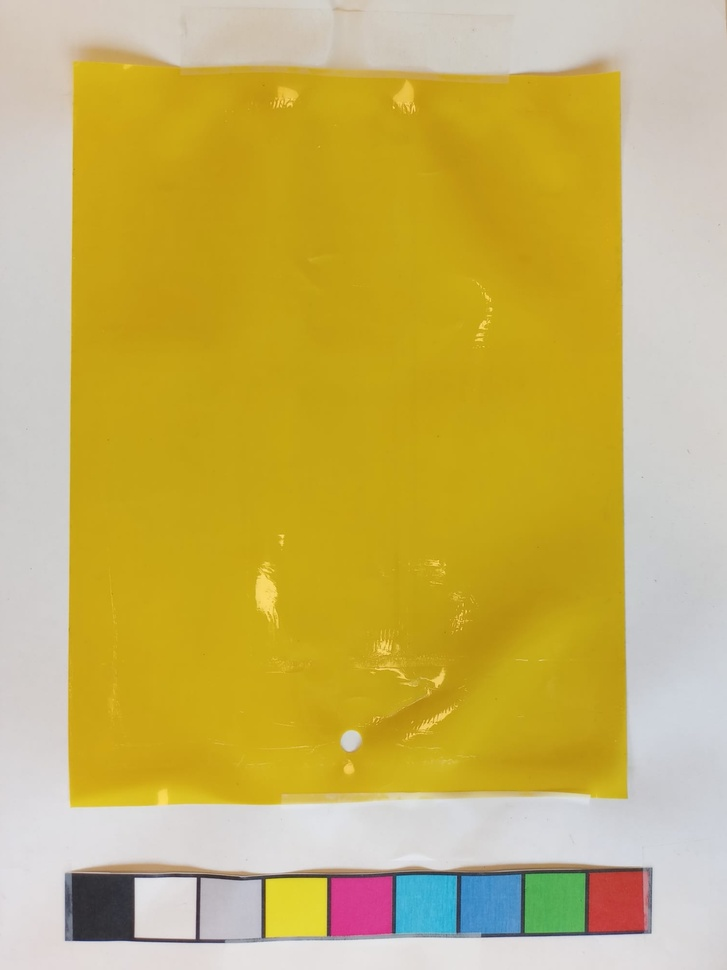
#> input picture photos/reference-clean/reference-picture-1.jpeg, 727 x 970 px, shrunk from 1500 x 2000 before the run; its folder holds only this picture in this run
$ python trap-proportion-colour-grid.py
#> lines starting #> are read from the running program, lines starting #| are printed output that depends on the picture; after the words box and inside, x2 and y2 are one past the last pixel; in counts of white or black regions, pixels touching at a corner belong together; long printed decimals are rounded

import cv2
import os
import numpy as np
import pandas as pd
import matplotlib.pyplot as plt
from pathlib import Path

def load_image(path):
    return cv2.imread(str(path))

def show_image(image, title=None):
    image_rgb = cv2.cvtColor(image, cv2.COLOR_BGR2RGB)
    plt.imshow(image_rgb)
    if title:
        plt.title(title)
    plt.axis('off')
    plt.show()

def calibrate_yellow_range_from_references(reference_folder):
#> called with reference_folder = './photos/reference-clean/'
    hue_values = []

    for ref_path in Path(reference_folder).glob("*.*"):
        image = load_image(ref_path)
#> in load_image, returned value is the input picture: shape (970, 727, 3); mean B, G, R 95.1, 177.9, 199.3
        hsv = cv2.cvtColor(image, cv2.COLOR_BGR2HSV)
#> hsv: shape (970, 727, 3); mean H, S, V 36.9, 140.8, 201.7

        default_lower = np.array([20, 100, 100])
        default_upper = np.array([35, 255, 255])
        mask = cv2.inRange(hsv, default_lower, default_upper)
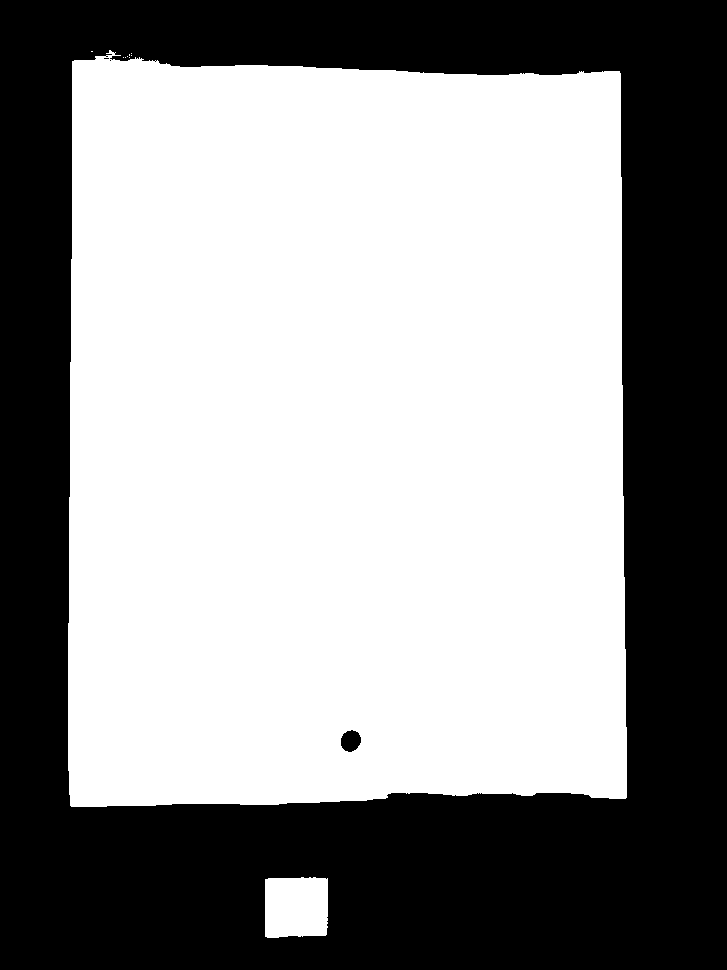
#> mask: shape (970, 727); 57.9% white; 4 black regions (2 under 20 px), largest, box (x1, y1, x2, y2) and area: (0, 0, 727, 970) 296564, (341, 730, 361, 752) 335

        yellow_pixels = hsv[mask > 0]
        hue_values.extend(yellow_pixels[:, 0])

    if not hue_values:
        raise ValueError("No yellow pixels found in reference images.")

    h_min = max(min(hue_values) - 2, 0)
#> h_min = 18
    h_max = min(max(hue_values) + 2, 179)
#> h_max = 31
    print(f"✅ Calibrated hue range from references: {h_min:.1f} to {h_max:.1f}")
#| ✅ Calibrated hue range from references: 18.0 to 31.0
    return np.array([h_min, 100, 100]), np.array([h_max, 255, 255])

def crop_to_yellow_area(image, yellow_mask):
    kernel = np.ones((20, 20), np.uint8)
    filled_mask = cv2.morphologyEx(yellow_mask, cv2.MORPH_CLOSE, kernel)

    contours, _ = cv2.findContours(filled_mask, cv2.RETR_EXTERNAL, cv2.CHAIN_APPROX_SIMPLE)
    if not contours:
        raise ValueError("No yellow region found in image.")
    main_contour = max(contours, key=cv2.contourArea)

    epsilon = 0.01 * cv2.arcLength(main_contour, True)
    approx = cv2.approxPolyDP(main_contour, epsilon, True)

    shape_mask = np.zeros_like(yellow_mask)
    cv2.drawContours(shape_mask, [approx], -1, 255, thickness=cv2.FILLED)

    masked_yellow = cv2.bitwise_and(image, image, mask=shape_mask)

    x, y, w, h = cv2.boundingRect(approx)
    margin_w = int(w * 0.05)
    margin_h = int(h * 0.05)
    cx = x + margin_w
    cy = y + margin_h
    cw = w - 2 * margin_w
    ch = h - 2 * margin_h

    cropped_image = masked_yellow[cy:cy+ch, cx:cx+cw]
    cropped_mask = shape_mask[cy:cy+ch, cx:cx+cw]

    return cropped_image, cropped_mask

def calculate_non_yellow_proportion(cropped_image, yellow_mask):
    total_pixels = yellow_mask.size
    yellow_pixels = cv2.countNonZero(yellow_mask)
    non_yellow_pixels = total_pixels - yellow_pixels
    return non_yellow_pixels / total_pixels

def highlight_non_yellow_regions(cropped_image, lower_yellow, upper_yellow):
    cropped_hsv = cv2.cvtColor(cropped_image, cv2.COLOR_BGR2HSV)
    local_yellow_mask = cv2.inRange(cropped_hsv, lower_yellow, upper_yellow)

    non_yellow_mask = cv2.bitwise_not(local_yellow_mask)

    # Optional: Smooth to remove noise — IMPORTANT this must be applied before highlight & return
    kernel = np.ones((3, 3), np.uint8)
    non_yellow_mask = cv2.morphologyEx(non_yellow_mask, cv2.MORPH_OPEN, kernel)

    # Create green highlight
    highlight_color = np.zeros_like(cropped_image)
    highlight_color[:, :, 1] = 255  # green

    # Apply green to non-yellow areas
    highlighted = np.where(non_yellow_mask[:, :, None] == 255, highlight_color, cropped_image)
    show_image(highlighted, "Highlighted Non-Yellow Content")

    return non_yellow_mask

def process_image(path, lower_yellow, upper_yellow):
    image = load_image(path)
    hsv = cv2.cvtColor(image, cv2.COLOR_BGR2HSV)

    yellow_mask = cv2.inRange(hsv, lower_yellow, upper_yellow)
    cropped_image, cropped_mask = crop_to_yellow_area(image, yellow_mask)
    non_yellow_ratio = calculate_non_yellow_proportion(cropped_image, cropped_mask)

    non_yellow_mask = highlight_non_yellow_regions(cropped_image, lower_yellow, upper_yellow)

    # Match what was highlighted
    non_yellow_ratio = np.count_nonzero(non_yellow_mask) / non_yellow_mask.size
    print(f"Proportion of cropped yellow region covered by non-yellow content: {non_yellow_ratio:.2%}")

    return non_yellow_ratio


# Run the pipeline

# don't touch
reference_dir = "./photos/reference-clean/"
lower_yellow, upper_yellow = calibrate_yellow_range_from_references(reference_dir)
#> lower_yellow = [18, 100, 100]; upper_yellow = [31, 255, 255]

# examples of how the code runs

# test 1
target_image = "./photos/test-batch/image3-colour-scale.jpeg"
process_image(target_image, lower_yellow, upper_yellow)
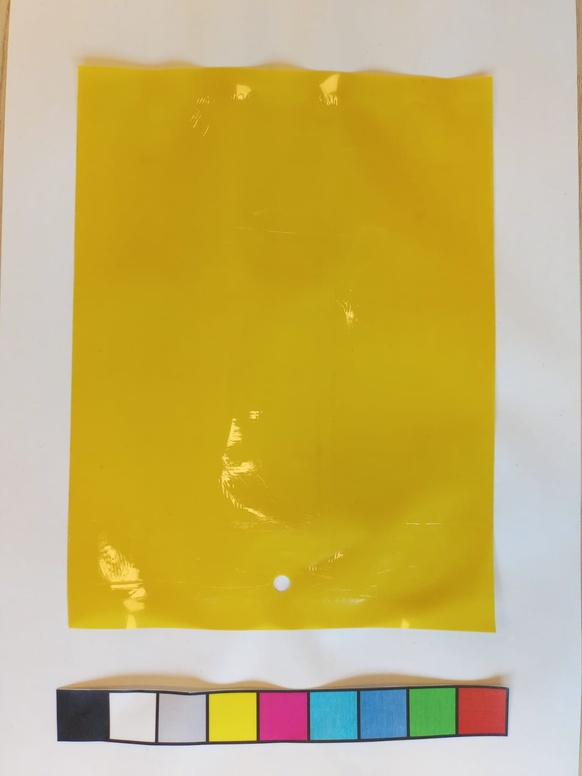
#> input picture photos/test-batch/image3-colour-scale.jpeg, 582 x 776 px, shrunk from 1200 x 1600 before the run, found by its file name
#> in load_image, returned value is the input picture: shape (776, 582, 3); mean B, G, R 102.6, 178.2, 198.5
#> in process_image, `hsv = cv2.cvtColor(image, cv2.COLOR_BGR2HSV)`: hsv: shape (776, 582, 3); mean H, S, V 39.4, 132.5, 201.6
#> in process_image, `yellow_mask = cv2.inRange(hsv, lower_yellow, upper_yellow)`: yellow_mask: shape (776, 582); 53.2% white; 4 black regions (2 under 20 px), largest, box (x1, y1, x2, y2) and area: (0, 0, 582, 776) 211062, (273, 576, 290, 591) 198
#> in crop_to_yellow_area, `filled_mask = cv2.morphologyEx(yellow_mask, cv2.MORPH_CLOSE, kernel)`: filled_mask: shape (776, 582); 53.5% white; 1 black region
#> in crop_to_yellow_area, `contours, _ = cv2.findContours(filled_mask, cv2.RETR_EXTERNAL, cv2.CHA..`: contours = 11 contours, 5 with area under 20; largest, box (x1, y1, x2, y2) and area: (68, 58, 497, 633) 235996, (81, 678, 273, 743) 3234, (0, 0, 9, 125) 508, (396, 677, 481, 686) 292, (332, 679, 361, 688) 86, (0, 177, 3, 193) 28
#> in crop_to_yellow_area, `main_contour = max(contours, key=cv2.contourArea)`: main_contour = contour of 157 points, box (x1, y1, x2, y2) (68, 58, 497, 633), area 235996
#> in crop_to_yellow_area, `epsilon = 0.01 * cv2.arcLength(main_contour, True)`: epsilon = 19.92
#> in crop_to_yellow_area, `approx = cv2.approxPolyDP(main_contour, epsilon, True)`: approx = [[86, 59], [69, 627], [496, 632], [492, 77]]
#> in crop_to_yellow_area, `cv2.drawContours(shape_mask, [approx], -1, 255, thickness=cv2.FILLED)`: shape_mask: shape (776, 582); 52% white; 1 black region, box (x1, y1, x2, y2) and area: (0, 0, 582, 776) 216713
#> in crop_to_yellow_area, `x, y, w, h = cv2.boundingRect(approx)`: x = 69; y = 59; w = 428; h = 574
#> in crop_to_yellow_area, `margin_w = int(w * 0.05)`: margin_w = 21
#> in crop_to_yellow_area, `margin_h = int(h * 0.05)`: margin_h = 28
#> in crop_to_yellow_area, `cx = x + margin_w`: cx = 90
#> in crop_to_yellow_area, `cy = y + margin_h`: cy = 87
#> in crop_to_yellow_area, `cw = w - 2 * margin_w`: cw = 386
#> in crop_to_yellow_area, `ch = h - 2 * margin_h`: ch = 518
#> in crop_to_yellow_area, `cropped_mask = shape_mask[cy:cy+ch, cx:cx+cw]`: cropped_mask: shape (518, 386); every value is 255
#> in calculate_non_yellow_proportion, `yellow_pixels = cv2.countNonZero(yellow_mask)`: yellow_pixels = 199948
#> in calculate_non_yellow_proportion, `non_yellow_pixels = total_pixels - yellow_pixels`: non_yellow_pixels = 0
#> in highlight_non_yellow_regions, `cropped_hsv = cv2.cvtColor(cropped_image, cv2.COLOR_BGR2HSV)`: cropped_hsv: shape (518, 386, 3); mean H, S, V 24.1, 227.7, 196.1
#> in highlight_non_yellow_regions, `local_yellow_mask = cv2.inRange(cropped_hsv, lower_yellow, upper_yellow)`: local_yellow_mask: shape (518, 386); 99.9% white; 1 black region, box (x1, y1, x2, y2) and area: (183, 489, 200, 504) 198
#> in highlight_non_yellow_regions, `non_yellow_mask = cv2.morphologyEx(non_yellow_mask, cv2.MORPH_OPEN, ke..`: non_yellow_mask: shape (518, 386); 0.1% white; 1 white region, box (x1, y1, x2, y2) and area: (184, 489, 200, 504) 196
#> in process_image, `non_yellow_ratio = np.count_nonzero(non_yellow_mask) / non_yellow_mask..`: non_yellow_ratio = 0.00098
#| Proportion of cropped yellow region covered by non-yellow content: 0.10%

# test 2
target_image = "./photos/test-batch/image4-colour-scale.jpeg"
process_image(target_image, lower_yellow, upper_yellow)
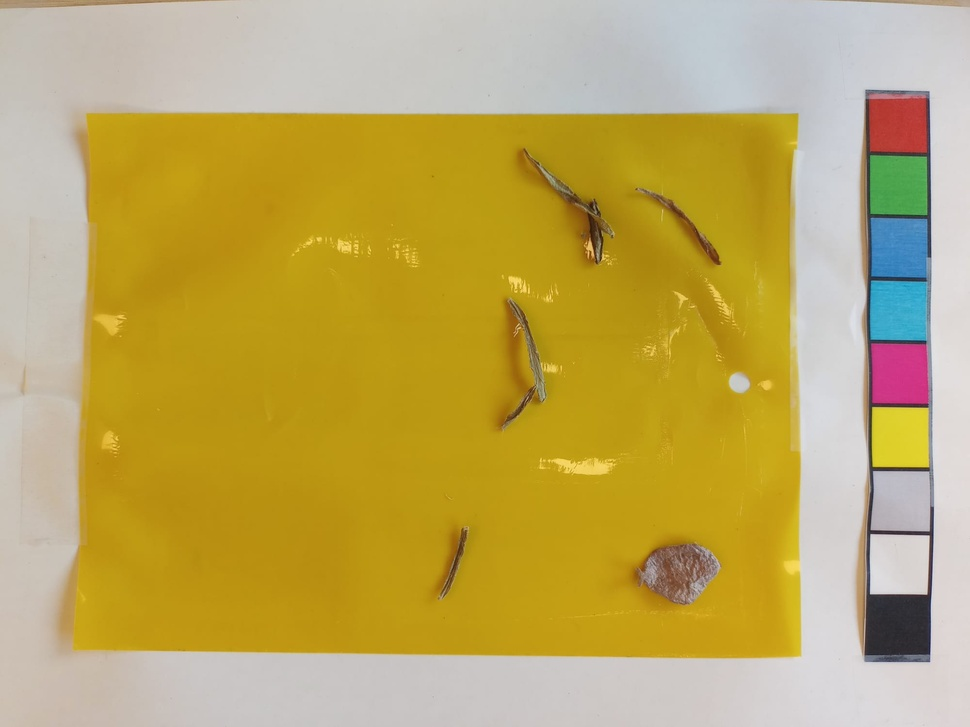
#> input picture photos/test-batch/image4-colour-scale.jpeg, 970 x 727 px, shrunk from 2000 x 1500 before the run, found by its file name
#> in load_image, returned value is the input picture: shape (727, 970, 3); mean B, G, R 95.7, 168.8, 190.2
#> in process_image (call 2), `hsv = cv2.cvtColor(image, cv2.COLOR_BGR2HSV)`: hsv: shape (727, 970, 3); mean H, S, V 35.6, 135.5, 192.7
#> in process_image (call 2), `yellow_mask = cv2.inRange(hsv, lower_yellow, upper_yellow)`: yellow_mask: shape (727, 970); 54.7% white; 33 black regions (23 under 20 px), largest, box (x1, y1, x2, y2) and area: (0, 0, 970, 727) 313381, (635, 544, 721, 605) 3534, (535, 161, 604, 264) 1065
#> in crop_to_yellow_area (call 2), `filled_mask = cv2.morphologyEx(yellow_mask, cv2.MORPH_CLOSE, kernel)`: filled_mask: shape (727, 970); 55.1% white; 2 black regions
#> in crop_to_yellow_area (call 2), `contours, _ = cv2.findContours(filled_mask, cv2.RETR_EXTERNAL, cv2.CHA..`: contours = 10 contours, 5 with area under 20; largest, box (x1, y1, x2, y2) and area: (60, 114, 802, 659) 387029, (873, 408, 931, 469) 3341, (66, 0, 101, 6) 81, (862, 169, 867, 217) 74, (860, 560, 864, 599) 46
#> in crop_to_yellow_area (call 2), `main_contour = max(contours, key=cv2.contourArea)`: main_contour = contour of 179 points, box (x1, y1, x2, y2) (60, 114, 802, 659), area 387029
#> in crop_to_yellow_area (call 2), `epsilon = 0.01 * cv2.arcLength(main_contour, True)`: epsilon = 25.66
#> in crop_to_yellow_area (call 2), `approx = cv2.approxPolyDP(main_contour, epsilon, True)`: approx = [[86, 116], [75, 652], [801, 656], [798, 115]]
#> in crop_to_yellow_area (call 2), `cv2.drawContours(shape_mask, [approx], -1, 255, thickness=cv2.FILLED)`: shape_mask: shape (727, 970); 55.1% white; 1 black region, box (x1, y1, x2, y2) and area: (0, 0, 970, 727) 316744
#> in crop_to_yellow_area (call 2), `x, y, w, h = cv2.boundingRect(approx)`: x = 75; y = 115; w = 727; h = 542
#> in crop_to_yellow_area (call 2), `margin_w = int(w * 0.05)`: margin_w = 36
#> in crop_to_yellow_area (call 2), `margin_h = int(h * 0.05)`: margin_h = 27
#> in crop_to_yellow_area (call 2), `cx = x + margin_w`: cx = 111
#> in crop_to_yellow_area (call 2), `cy = y + margin_h`: cy = 142
#> in crop_to_yellow_area (call 2), `cw = w - 2 * margin_w`: cw = 655
#> in crop_to_yellow_area (call 2), `ch = h - 2 * margin_h`: ch = 488
#> in crop_to_yellow_area (call 2), `cropped_image = masked_yellow[cy:cy+ch, cx:cx+cw]`:
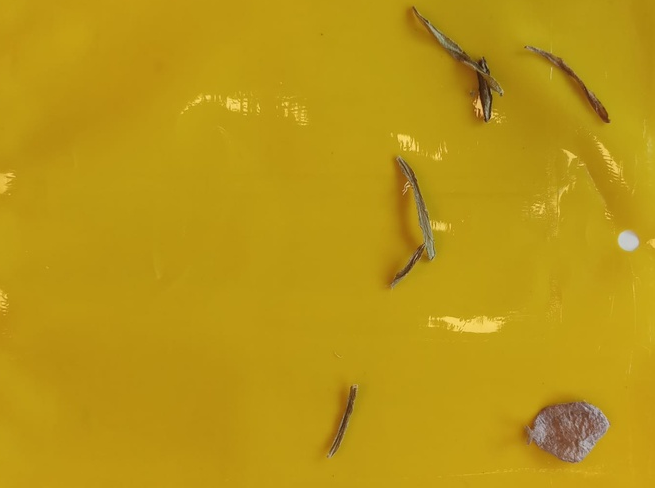
#> cropped_image: shape (488, 655, 3); mean B, G, R 20.5, 150.1, 185.8
#> in crop_to_yellow_area (call 2), `cropped_mask = shape_mask[cy:cy+ch, cx:cx+cw]`: cropped_mask: shape (488, 655); every value is 255
#> in highlight_non_yellow_regions (call 2), `cropped_hsv = cv2.cvtColor(cropped_image, cv2.COLOR_BGR2HSV)`: cropped_hsv: shape (488, 655, 3); mean H, S, V 23.4, 226.3, 185.8
#> in highlight_non_yellow_regions (call 2), `local_yellow_mask = cv2.inRange(cropped_hsv, lower_yellow, upper_yellow)`: local_yellow_mask: shape (488, 655); 98% white; 30 black regions (21 under 20 px), largest, box (x1, y1, x2, y2) and area: (524, 402, 610, 463) 3534, (424, 19, 493, 122) 1065, (540, 52, 609, 122) 557
#> in highlight_non_yellow_regions (call 2), `non_yellow_mask = cv2.morphologyEx(non_yellow_mask, cv2.MORPH_OPEN, ke..`:
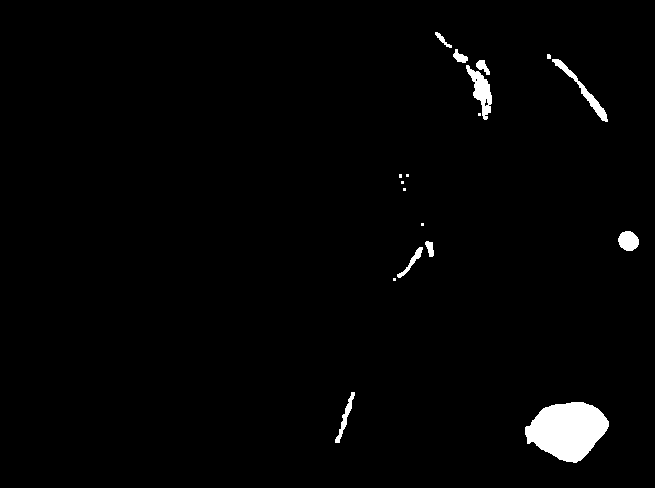
#> non_yellow_mask: shape (488, 655); 1.8% white; 18 white regions (8 under 20 px), largest, box (x1, y1, x2, y2) and area: (525, 402, 609, 463) 3529, (466, 65, 492, 120) 607, (552, 59, 608, 122) 499
#| Proportion of cropped yellow region covered by non-yellow content: 1.83%

 # test 3
target_image = "./photos/test-batch/image5-colour-scale.jpeg"
process_image(target_image, lower_yellow, upper_yellow)
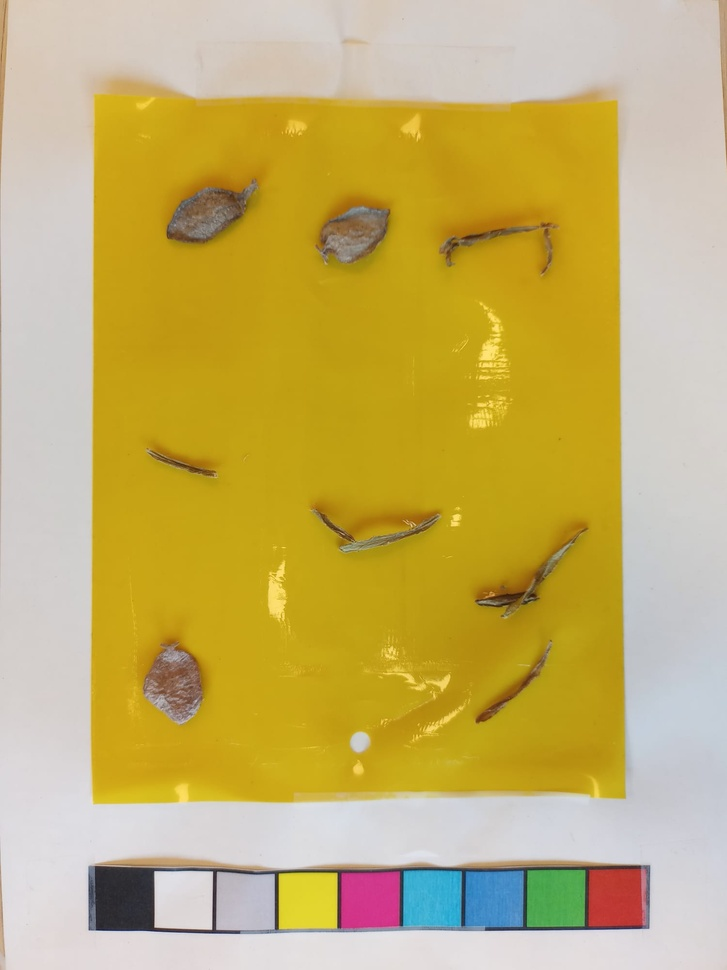
#> input picture photos/test-batch/image5-colour-scale.jpeg, 727 x 970 px, shrunk from 1500 x 2000 before the run, found by its file name
#> in load_image, returned value is the input picture: shape (970, 727, 3); mean B, G, R 104.6, 176.2, 196.9
#> in process_image (call 3), `hsv = cv2.cvtColor(image, cv2.COLOR_BGR2HSV)`: hsv: shape (970, 727, 3); mean H, S, V 40, 128.8, 199.5
#> in process_image (call 3), `yellow_mask = cv2.inRange(hsv, lower_yellow, upper_yellow)`: yellow_mask: shape (970, 727); 51.5% white; 47 black regions (31 under 20 px), largest, box (x1, y1, x2, y2) and area: (0, 0, 727, 970) 330187, (143, 641, 202, 724) 3320, (167, 179, 257, 242) 3053
#> in crop_to_yellow_area (call 3), `filled_mask = cv2.morphologyEx(yellow_mask, cv2.MORPH_CLOSE, kernel)`: filled_mask: shape (970, 727); 52.1% white; 4 black regions
#> in crop_to_yellow_area (call 3), `contours, _ = cv2.findContours(filled_mask, cv2.RETR_EXTERNAL, cv2.CHA..`: contours = 10 contours, 6 with area under 20; largest, box (x1, y1, x2, y2) and area: (91, 81, 627, 805) 370220, (279, 867, 345, 931) 3304, (0, 15, 7, 65) 208, (513, 863, 570, 867) 80
#> in crop_to_yellow_area (call 3), `cv2.drawContours(shape_mask, [approx], -1, 255, thickness=cv2.FILLED)`: shape_mask: shape (970, 727); 52.4% white; 1 black region, box (x1, y1, x2, y2) and area: (0, 0, 727, 970) 335435
#> in crop_to_yellow_area (call 3), `cropped_mask = shape_mask[cy:cy+ch, cx:cx+cw]`: cropped_mask: shape (651, 480); every value is 255
#> in highlight_non_yellow_regions (call 3), `cropped_hsv = cv2.cvtColor(cropped_image, cv2.COLOR_BGR2HSV)`: cropped_hsv: shape (651, 480, 3); mean H, S, V 23.6, 222.7, 190.4
#> in highlight_non_yellow_regions (call 3), `local_yellow_mask = cv2.inRange(cropped_hsv, lower_yellow, upper_yellow)`: local_yellow_mask: shape (651, 480); 96.2% white; 46 black regions (31 under 20 px), largest, box (x1, y1, x2, y2) and area: (23, 523, 82, 606) 3320, (47, 61, 137, 124) 3053, (196, 88, 269, 144) 2707
#> in highlight_non_yellow_regions (call 3), `non_yellow_mask = cv2.morphologyEx(non_yellow_mask, cv2.MORPH_OPEN, ke..`: non_yellow_mask: shape (651, 480); 3.6% white; 27 white regions (10 under 20 px)
#> in highlight_non_yellow_regions (call 3), `highlighted = np.where(non_yellow_mask[:, :, None] == 255, highlight_c..`:
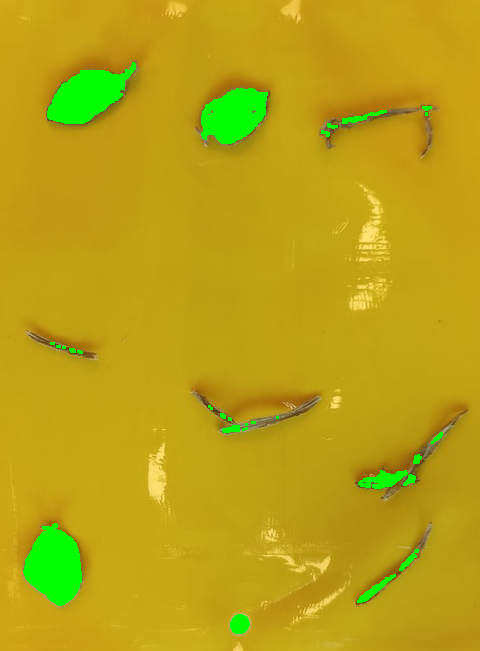
#> highlighted: shape (651, 480, 3); mean B, G, R 20.1, 160.9, 185.7
#| Proportion of cropped yellow region covered by non-yellow content: 3.58%


# run the pipeline

# set input and output paths
batch_name = "./photos/test-batch"    # Folder containing input images
output_path = "./outputs/test-output.csv" # Path to save the output CSV

# acceptable image extensions
extensions = ('.jpeg', '.jpg', '.png')

# list all image files with valid extensions
image_files = [f for f in os.listdir(batch_name) if f.lower().endswith(extensions)]

# store results
results = []

# loop through and process each image
for image_name in image_files:
    image_path = os.path.join(batch_name, image_name)

    # run your custom image processing function
    proportion = process_image(image_path, lower_yellow, upper_yellow)
#> in crop_to_yellow_area (call 4), `contours, _ = cv2.findContours(filled_mask, cv2.RETR_EXTERNAL, cv2.CHA..`: contours = 11 contours, 5 with area under 20; largest, box (x1, y1, x2, y2) and area: (68, 58, 497, 633) 235996, (81, 678, 273, 743) 3234, (0, 0, 9, 125) 508, (396, 677, 481, 686) 292, (332, 679, 361, 688) 86, (0, 177, 3, 193) 28
#| Proportion of cropped yellow region covered by non-yellow content: 0.10%
#> proportion = 0.00098

    # append results
    results.append({
        'image': image_name,
        'proportion': proportion
    })

# convert to DataFrame
results_df = pd.DataFrame(results)
#> results_df = table of 3 rows and 2 columns

# display or save
print(results_df)
#|                       image  proportion
#| 0  image3-colour-scale.jpeg    0.00098
#| 1  image4-colour-scale.jpeg    0.01834
#| 2  image5-colour-scale.jpeg    0.03576
#> (the run stopped early here; a loop or call above may not have finished)
